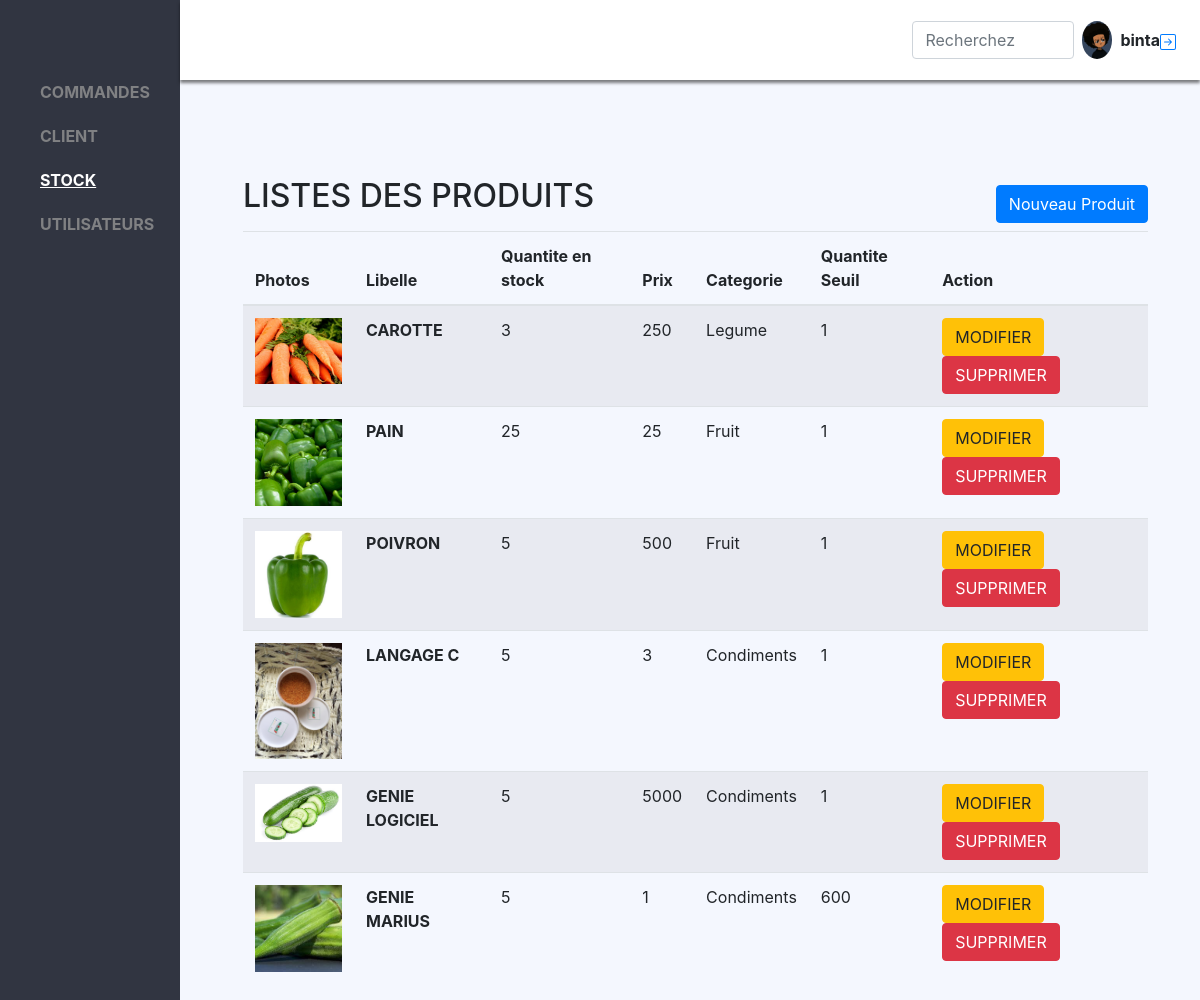
Page /view/admin/produits.php (signed in) on the committed database.
### tables this page shows
CREATE TABLE `produit` (
  `idProduit` int(11) NOT NULL,
  `libelleProduit` varchar(255) NOT NULL,
  `stock` int(11) NOT NULL,
  `seuil` int(11) NOT NULL,
  `prix` varchar(15) NOT NULL,
  `idCategorieF` int(11) NOT NULL,
  `photo` varchar(255) NOT NULL
);

CREATE TABLE `categorie` (
  `idCategorie` int(11) NOT NULL,
  `libelleCategorie` varchar(255) NOT NULL
);

### model/produitModel.php (called while the page is built, shortened)
<?php
    require_once('bdd.php');
    function getAllProduit(){
        global $bdd;
        $req="SELECT * FROM produit, categorie WHERE idCategorieF=idCategorie";
        return $bdd->query($req)->fetchAll();
    }

### view/admin/produits.php (the view, shortened to what this page needs)
<?php
    include_once('index.php');
    require_once('../../model/produitModel.php');
    $produits = getAllProduit();
?>
<div class="content  pt-5" style=" width: 85%; margin-top:81px; position: absolute; left: 15%;">
        <div class="container-list-product col-md-11 ml-5 mt-5">
        <div class="d-flex align-items-center justify-content-between">
        <h2 class="mb-3">LISTES DES  PRODUITS</h2>
        <a href="addProduit.php"><button class="btn btn-primary">Nouveau Produit</button></a>
        </div>
        <table class="table table-striped">
            <thead>
                <tr>
                <th scope="col">Photos</th>
                <th scope="col">Libelle</th>
                <th scope="col">Quantite en stock</th>
                <th scope="col">Prix</th>
                <th scope="col">Categorie</th>
                <th scope="col">Quantite Seuil</th>
                <th scope="col">Action</th>
                </tr>
            </thead>
            <tbody>
            <?php
                foreach ($produits as $produit) {
                    ?>
                        <tr>
                            <td>
                                    <img src="http://localhost/bouchra/controller/upload/<?=$produit['photo']?>" class="img-fluid" width="35px" alt="">
                                </td>
                            <td>
                                <span class="name-product">
                                   <?=$produit['libelleProduit'] ?>
                                </span>
                            </td>
                            <td> <?=$produit['stock'] ?></td>
                            <td> <?=$produit['seuil'] ?></td>
                            <td> <?=$produit['libelleCategorie'] ?></td>
                            <td> <?=$produit['prix'] ?></td>
                            <td>
                                <button class="btn btn-warning">MODIFIER</button>
                                <button class="btn btn-danger">SUPPRIMER</button>
                            </td>
                        </tr>
                    <?php
                }
            ?>
            </tbody>
            </table>
        </div>
</div>

### view/admin/style.css (style rules this page uses)
.content img { width: 50px; }

### view/admin/produits.php (style rules this page uses)
.content img { width: 100px; }
.content table { margin-bLegumesm: 50px; }
.name-product { text-transform:uppercase; font-weight: bold; }

### rows in the picture
produit: photo (picture), libelleProduit "CAROTTE", stock "3", seuil "250", idCategorieF.libelleCategorie "Legume", prix "1"
produit: photo (picture), libelleProduit "PAIN", stock "25", seuil "25", idCategorieF.libelleCategorie "Fruit", prix "1"
produit: photo (picture), libelleProduit "POIVRON", stock "5", seuil "500", idCategorieF.libelleCategorie "Fruit", prix "1"
produit: photo (picture), libelleProduit "LANGAGE C", stock "5", seuil "3", idCategorieF.libelleCategorie "Condiments", prix "1"
produit: photo (picture), libelleProduit "GENIE LOGICIEL", stock "5", seuil "5000", idCategorieF.libelleCategorie "Condiments", prix "1"
produit: photo (picture), libelleProduit "GENIE MARIUS", stock "5", seuil "1", idCategorieF.libelleCategorie "Condiments", prix "600"

### other values in the picture
$_SESSION['nom'] "binta"
